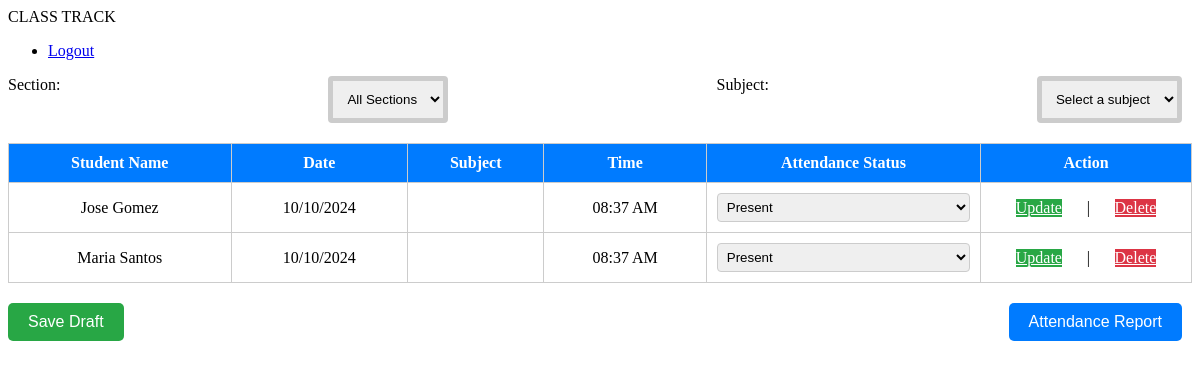
/studentdata.php, run on an earlier commit of the app's database.
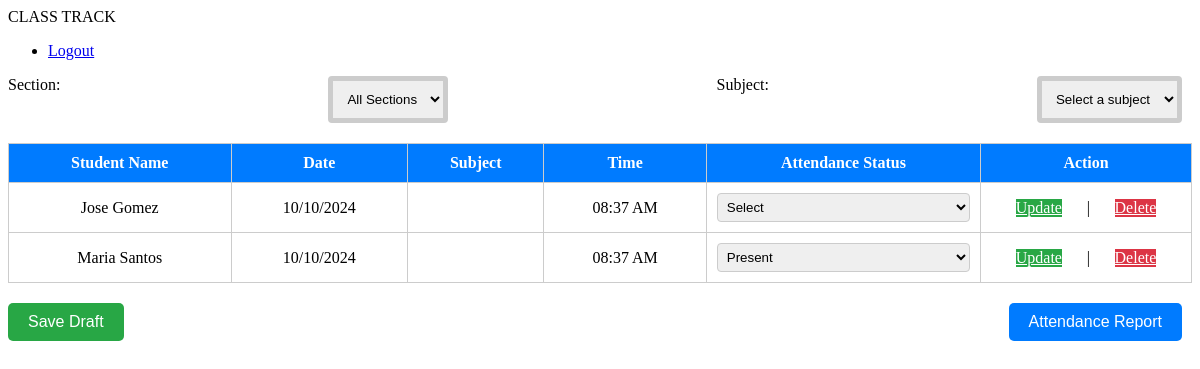
And on a later commit of the database.
### tables this page shows
CREATE TABLE `attendance` (
  `id` int(11) NOT NULL,
  `student_id` int(11) DEFAULT NULL,
  `date` date DEFAULT NULL,
  `subject_id` int(11) DEFAULT NULL,
  `time` time DEFAULT NULL,
  `attendance_status` enum('Present','Absent','Late') DEFAULT NULL,
  `section` varchar(255) DEFAULT NULL
);

CREATE TABLE `students` (
  `id` int(11) NOT NULL,
  `student_name` varchar(100) DEFAULT NULL,
  `section` varchar(50) DEFAULT NULL,
  `guardian_email` varchar(100) DEFAULT NULL,
  `guardian_phone` varchar(15) DEFAULT NULL
);

### studentdata.php (the view, shortened to what this page needs)
<?php
require_once("dbConnection.php");
$query = "
    SELECT s.id, s.student_name, a.date, sub.subject_name AS subject, a.time, a.attendance_status
    FROM students s
    LEFT JOIN attendance a ON s.id = a.student_id
    LEFT JOIN subjects sub ON a.subject_id = sub.id
";
$query .= " ORDER BY s.id DESC";
$stmt = mysqli_prepare($conn, $query);
mysqli_stmt_execute($stmt);
$result = mysqli_stmt_get_result($stmt);
$output = '';
if (mysqli_num_rows($result) == 0) {
    $output = "<tr><td colspan='6'>No students found for the selected filters.</td></tr>";
} else {
    while ($row = mysqli_fetch_assoc($result)) {
        $formattedTime = !empty($row['time']) ? date('H:i:s', strtotime($row['time'])) : '';
        $output .= "<tr>";
        $output .= "<td>" . htmlspecialchars($row['student_name']) . "</td>";
        $output .= "<td class='date'>" . htmlspecialchars($row['date']) . "</td>";
        $output .= "<td class='subject'>" . htmlspecialchars($row['subject']) . "</td>";
        $output .= "<td class='time'>" . htmlspecialchars($formattedTime) . "</td>";
        $output .= "<td>
                        <select class='attendance-status' data-student-id='" . $row['id'] . "'>
                            <option value=''>Select</option>
                            <option value='Present' " . ($row['attendance_status'] == 'Present' ? 'selected' : '') . ">Present</option>
                            <option value='Absent' " . ($row['attendance_status'] == 'Absent' ? 'selected' : '') . ">Absent</option>
                            <option value='Late' " . ($row['attendance_status'] == 'Late' ? 'selected' : '') . ">Late</option>
                        </select>
                    </td>";
        $output .= "<td>
                        <div class='btn-container'>
                            <a class='update-btn' href='updatestudent.php?id=" . $row['id'] . "'>Update</a> |
                            <a class='delete-btn' href='delete.php?id=" . $row['id'] . "' onClick=\"return confirm('Are you sure you want to delete?')\">Delete</a>
                        </div>
                    </td>";
        $output .= "</tr>";
    }
}
?>
<!DOCTYPE html>
<html lang="en">
<head>
    <link rel="stylesheet" href="css/studentdata.css">
    <link rel="stylesheet" href="https://unicons.iconscout.com/release/v4.0.0/css/line.css">
</head>
<body>
<nav>
    <div class="logo-name">
        <span class="logo_name">CLASS TRACK</span>
    </div>
    <div class="menu-items">
        <ul class="logout-mode">
            <li><a href="login.php"><i class="uil uil-signout"></i><span class="link-name">Logout</span></a></li>
        </ul>
    </div>
</nav>
<section class="dashboard">
    <div class="container">
        <form method="POST" id="filters-form" class="controls">
            <label for="section">Section:</label>
            <select name="section" id="section">
                <option value="">All Sections</option>
            </select>
            <label for="subject">Subject:</label>
            <select name="subject" id="subject">
                <option value="">Select a subject</option>
                </select>
        </form>
        <table>
            <thead>
                <tr>
                    <th>Student Name</th>
                    <th>Date</th>
                    <th>Subject</th>
                    <th>Time</th>
                    <th>Attendance Status</th>
                    <th>Action</th>
                </tr>
            </thead>
            <tbody id="student-table-body">
                <?= $output ?>
            </tbody>
        </table>
        <div class="actions-container">
            <button class="save-draft" onclick="window.location.href='savedraft.php';">Save Draft</button>
            <form method="POST" action="attendancereport.php">
                <button type="submit" class="attendance-report">Attendance Report</button>
            </form>
        </div>
    </div>
</section>
</body>
</html>

### css/studentdata.css (style rules this page uses)
.controls, .actions { display: flex; justify-content: space-between; margin-bottom: 20px; }
label, select, button { margin-right: 10px; }
select, button { padding: 10px; border: 5px solid #ccc; border-radius: 4px; }
button { padding: 10px 20px; background-color: var(--primary-color); color: white; border: none; cursor: pointer; border-radius: 5px; margin-right: 10px; transition: background-color 0.3s ease; }
table { width: 100%; border-collapse: collapse; margin-bottom: 20px; margin-top: 20px; }
table, th, td { border: 1px solid #ccc; padding: 10px; text-align: center; }
th { background-color: #007bff; color: white; }
td select { width: 100%; padding: 5px; border: 1px solid #ccc; border-radius: 4px; }
td .btn-container { display: flex; justify-content: space-evenly; }
td .btn-container .update-btn { background-color: #28a745; color: white; }
td .btn-container .delete-btn { background-color: #dc3545; color: white; }
.actions-container { margin-top: 20px; display: flex; justify-content: space-between; gap: 10px; }
.save-draft, .attendance-report { padding: 10px 20px; background-color: #28a745; color: white; border: none; cursor: pointer; border-radius: 5px; font-size: 16px; text-align: center; }
.attendance-report { background-color: #007bff; }

What changed in the data, as far as the page shows it:
changed attendance "Jose Gomez": student "Present" → "Select"
